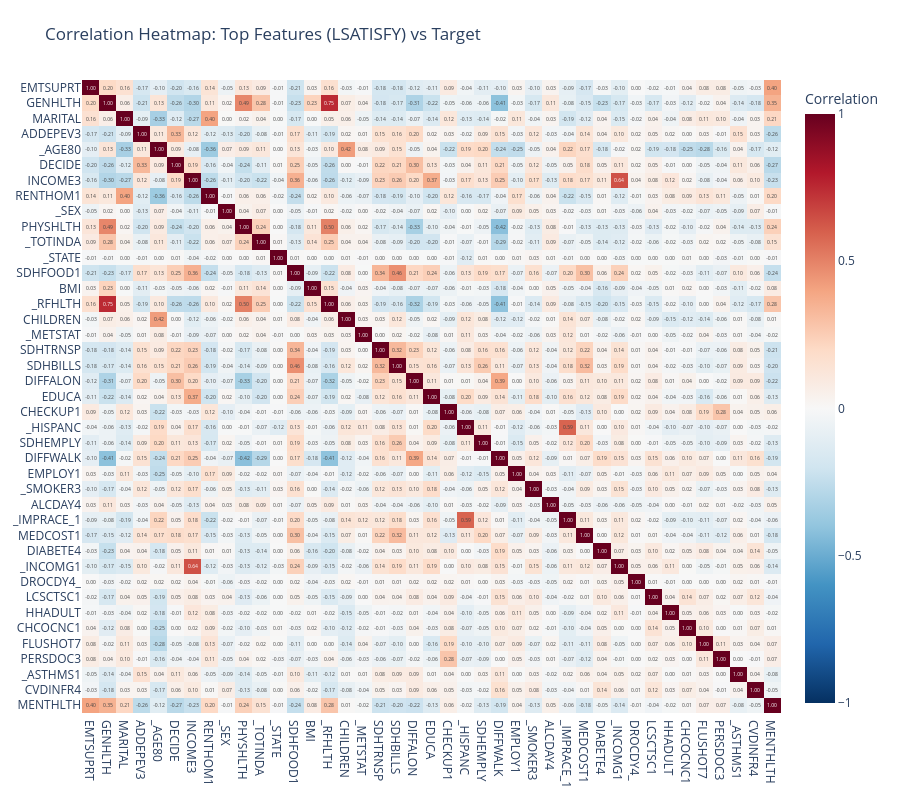

Notebook code cell kept with this figure:
### Code cell
# ============================================================
# 4.a Correlation Heatmap of Top Features [LSATISFY] -- TOP 40
# ============================================================

# Use the top features identified for LSATISFY
top_features = LSATISFY_top_features[:40]
corr_data = X[top_features].copy()
corr_data[target] = y_.values
corr_matrix = corr_data.corr()

fig4a = px.imshow(
    corr_matrix,
    text_auto=".2f",
    aspect="auto",
    title=f"Correlation Heatmap: Top Features ({target_}) vs Target",
    labels={"color": "Correlation", "variable": "", "y": ""},
    color_continuous_scale="RdBu_r",
    zmin=-1,
    zmax=1
)

# Make it responsive and take up full available space
fig4a.update_layout(
    autosize=True,          # Automatically size to container
    height=800,             # You can adjust this as needed
    width=None,             # Let it stretch horizontally
    font=dict(size=12),     # Slightly larger font for readability
    margin=dict(l=50, r=50, t=80, b=50)  # Reduce margins to maximize plot area
)

# Show with responsive config
fig4a.show(config={'responsive': True})

# Save HTML (still with responsive layout)
fig4a.write_html(
    f"plots/4-a_correlation_heatmap_{target_}.html",
    include_plotlyjs='cdn',
    config={'responsive': True}
)

### Figure 1 — Plotly figure (JSON) as saved in the notebook; plotly's stock layout.template omitted (floating-point values rounded to 4 significant figures; data arrays with more than 128 entries replaced by an {"elided": "..."} marker saying what was removed)
{"data": [{"coloraxis": "coloraxis", "hovertemplate": "x: %{x}<br>y: %{y}<br>Correlation: %{z}<extra></extra>", "name": "0", "texttemplate": "%{z:.2f}", "type": "heatmap", "x": ["EMTSUPRT", "GENHLTH", "MARITAL", "ADDEPEV3", "_AGE80", "DECIDE", "INCOME3", "RENTHOM1", "_SEX", "PHYSHLTH", "_TOTINDA", "_STATE", "SDHFOOD1", "BMI", "_RFHLTH", "CHILDREN", "_METSTAT", "SDHTRNSP", "SDHBILLS", "DIFFALON", "EDUCA", "CHECKUP1", "_HISPANC", "SDHEMPLY", "DIFFWALK", "EMPLOY1", "_SMOKER3", "ALCDAY4", "_IMPRACE_1", "MEDCOST1", "DIABETE4", "_INCOMG1", "DROCDY4_", "LCSCTSC1", "HHADULT", "CHCOCNC1", "FLUSHOT7", "PERSDOC3", "_ASTHMS1", "CVDINFR4", "MENTHLTH"], "xaxis": "x", "y": ["EMTSUPRT", "GENHLTH", "MARITAL", "ADDEPEV3", "_AGE80", "DECIDE", "INCOME3", "RENTHOM1", "_SEX", "PHYSHLTH", "_TOTINDA", "_STATE", "SDHFOOD1", "BMI", "_RFHLTH", "CHILDREN", "_METSTAT", "SDHTRNSP", "SDHBILLS", "DIFFALON", "EDUCA", "CHECKUP1", "_HISPANC", "SDHEMPLY", "DIFFWALK", "EMPLOY1", "_SMOKER3", "ALCDAY4", "_IMPRACE_1", "MEDCOST1", "DIABETE4", "_INCOMG1", "DROCDY4_", "LCSCTSC1", "HHADULT", "CHCOCNC1", "FLUSHOT7", "PERSDOC3", "_ASTHMS1", "CVDINFR4", "MENTHLTH"], "yaxis": "y", "z": {"elided": "41x41 float values"}}], "layout": {"autosize": true, "coloraxis": {"cmax": 1, "cmin": -1, "colorbar": {"title": {"text": "Correlation"}}, "colorscale": [[0, "rgb(5,48,97)"], [0.1, "rgb(33,102,172)"], [0.2, "rgb(67,147,195)"], [0.3, "rgb(146,197,222)"], [0.4, "rgb(209,229,240)"], [0.5, "rgb(247,247,247)"], [0.6, "rgb(253,219,199)"], [0.7, "rgb(244,165,130)"], [0.8, "rgb(214,96,77)"], [0.9, "rgb(178,24,43)"], [1, "rgb(103,0,31)"]]}, "font": {"size": 12}, "height": 800, "margin": {"b": 50, "l": 50, "r": 50, "t": 80}, "title": {"text": "Correlation Heatmap: Top Features (LSATISFY) vs Target"}, "xaxis": {"anchor": "y", "domain": [0, 1]}, "yaxis": {"anchor": "x", "autorange": "reversed", "domain": [0, 1]}}}
